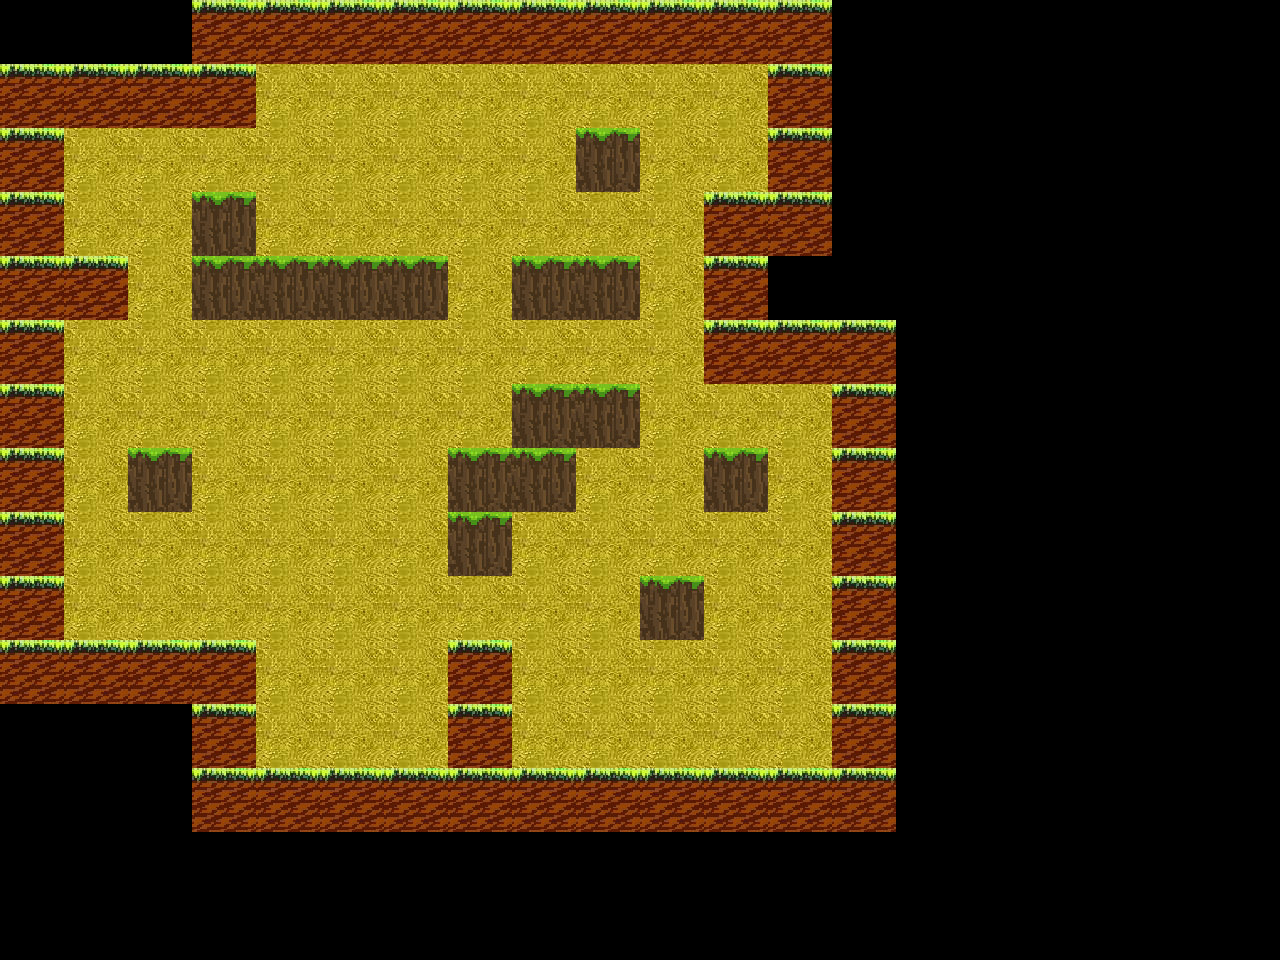

Tiled map render using the project's own tile images. Description and the whole map definition, tile-layer contents included, below:
An orthogonal 20x15 tile map with 64x64 px tiles, 2 tile layers (Block, Road), 4 tilesets and 35 objects.

<map version="1.5" tiledversion="1.6.0" orientation="orthogonal" renderorder="right-down" width="20" height="15" tilewidth="64" tileheight="64" infinite="0" nextlayerid="10" nextobjectid="508">
 <tileset firstgid="1" name="MapImage1" tilewidth="64" tileheight="64" tilecount="63" columns="9">
  <image source="../MapImage1.png" width="576" height="448" />
 </tileset>
 <tileset firstgid="64" name="role" tilewidth="64" tileheight="64" tilecount="1" columns="1">
  <image source="../role.png" width="64" height="64" />
 </tileset>
 <tileset firstgid="65" name="box1" tilewidth="64" tileheight="64" tilecount="1" columns="1">
  <image source="../box1.png" width="64" height="64" />
 </tileset>
 <tileset firstgid="66" name="point" tilewidth="64" tileheight="64" tilecount="1" columns="1">
  <image source="../point4.png" width="64" height="64" />
 </tileset>
 <layer id="1" name="Block" width="20" height="15">
  <data encoding="csv">
0,0,0,56,56,56,56,56,56,56,56,56,56,0,0,0,0,0,0,0,
56,56,56,56,0,0,0,0,0,0,0,0,56,0,0,0,0,0,0,0,
56,0,0,0,0,0,0,0,0,36,0,0,56,0,0,0,0,0,0,0,
56,0,0,36,0,0,0,0,0,0,0,56,56,0,0,0,0,0,0,0,
56,56,0,36,36,36,36,0,36,36,0,56,0,0,0,0,0,0,0,0,
56,0,0,0,0,0,0,0,0,0,0,56,56,56,0,0,0,0,0,0,
56,0,0,0,0,0,0,0,36,36,0,0,0,56,0,0,0,0,0,0,
56,0,36,0,0,0,0,36,36,0,0,36,0,56,0,0,0,0,0,0,
56,0,0,0,0,0,0,36,0,0,0,0,0,56,0,0,0,0,0,0,
56,0,0,0,0,0,0,0,0,0,36,0,0,56,0,0,0,0,0,0,
56,56,56,56,0,0,0,56,0,0,0,0,0,56,0,0,0,0,0,0,
0,0,0,56,0,0,0,56,0,0,0,0,0,56,0,0,0,0,0,0,
0,0,0,56,56,56,56,56,56,56,56,56,56,56,0,0,0,0,0,0,
0,0,0,0,0,0,0,0,0,0,0,0,0,0,0,0,0,0,0,0,
0,0,0,0,0,0,0,0,0,0,0,0,0,0,0,0,0,0,0,0
</data>
 </layer>
 <layer id="3" name="Road" width="20" height="15">
  <data encoding="csv">
0,0,0,0,0,0,0,0,0,0,0,0,0,0,0,0,0,0,0,0,
0,0,0,0,54,54,54,54,54,54,54,54,0,0,0,0,0,0,0,0,
0,54,54,54,54,54,54,54,54,0,54,54,0,0,0,0,0,0,0,0,
0,54,54,0,54,54,54,54,54,54,54,0,0,0,0,0,0,0,0,0,
0,0,54,0,0,0,0,54,0,0,54,0,0,0,0,0,0,0,0,0,
0,54,54,54,54,54,54,54,54,54,54,0,0,0,0,0,0,0,0,0,
0,54,54,54,54,54,54,54,0,0,54,54,54,0,0,0,0,0,0,0,
0,54,0,54,54,54,54,0,0,54,54,0,54,0,0,0,0,0,0,0,
0,54,54,54,54,54,54,0,54,54,54,54,54,0,0,0,0,0,0,0,
0,54,54,54,54,54,54,54,54,54,0,54,54,0,0,0,0,0,0,0,
0,0,0,0,54,54,54,0,54,54,54,54,54,0,0,0,0,0,0,0,
0,0,0,0,54,54,54,0,54,54,54,54,54,0,0,0,0,0,0,0,
0,0,0,0,0,0,0,0,0,0,0,0,0,0,0,0,0,0,0,0,
0,0,0,0,0,0,0,0,0,0,0,0,0,0,0,0,0,0,0,0,
0,0,0,0,0,0,0,0,0,0,0,0,0,0,0,0,0,0,0,0
</data>
 </layer>
 <objectgroup id="9" name="entity">
  <object id="473" gid="66" x="582.667" y="133.333" width="64" height="64" />
  <object id="474" gid="66" x="582.667" y="264" width="64" height="64" />
  <object id="475" gid="66" x="517.333" y="262.667" width="64" height="64" />
  <object id="476" gid="66" x="518.667" y="197.333" width="64" height="64" />
  <object id="477" gid="66" x="518.667" y="134.667" width="64" height="64" />
  <object id="478" gid="66" x="454.667" y="133.333" width="64" height="64" />
  <object id="479" gid="66" x="453.333" y="201.333" width="64" height="64" />
  <object id="480" gid="66" x="456" y="266.667" width="64" height="64" />
  <object id="481" gid="66" x="390.667" y="258.667" width="64" height="64" />
  <object id="482" gid="66" x="392" y="201.333" width="64" height="64" />
  <object id="483" gid="66" x="392" y="134.667" width="64" height="64" />
  <object id="484" gid="66" x="326.667" y="133.333" width="64" height="64" />
  <object id="485" gid="66" x="325.333" y="200" width="64" height="64" />
  <object id="486" gid="66" x="326.667" y="264" width="64" height="64" />
  <object id="487" gid="66" x="264" y="261.333" width="64" height="64" />
  <object id="488" gid="66" x="261.333" y="196" width="64" height="64" />
  <object id="489" gid="66" x="262.667" y="134.667" width="64" height="64" />
  <object id="490" gid="65" x="454.667" y="329.333" width="64" height="64" />
  <object id="491" gid="65" x="454.667" y="393.333" width="64" height="64" />
  <object id="492" gid="65" x="650.667" y="326.667" width="64" height="64" />
  <object id="493" gid="65" x="325.333" y="390.667" width="64" height="64" />
  <object id="494" gid="65" x="133.333" y="390.667" width="64" height="64" />
  <object id="495" gid="65" x="136" y="457.333" width="64" height="64" />
  <object id="496" gid="65" x="206.667" y="456" width="64" height="64" />
  <object id="497" gid="65" x="328" y="514.667" width="64" height="64" />
  <object id="498" gid="65" x="393.333" y="516" width="64" height="64" />
  <object id="499" gid="65" x="262.667" y="580" width="64" height="64" />
  <object id="500" gid="65" x="197.333" y="648" width="64" height="64" />
  <object id="501" gid="65" x="388" y="645.333" width="64" height="64" />
  <object id="502" gid="65" x="581.333" y="580" width="64" height="64" />
  <object id="503" gid="65" x="648" y="578.667" width="64" height="64" />
  <object id="504" gid="65" x="710.667" y="645.333" width="64" height="64" />
  <object id="505" gid="65" x="710.667" y="714.667" width="64" height="64" />
  <object id="506" gid="65" x="584" y="709.333" width="64" height="64" />
  <object id="507" gid="64" x="77.3333" y="400" width="64" height="64" />
 </objectgroup>
</map>
